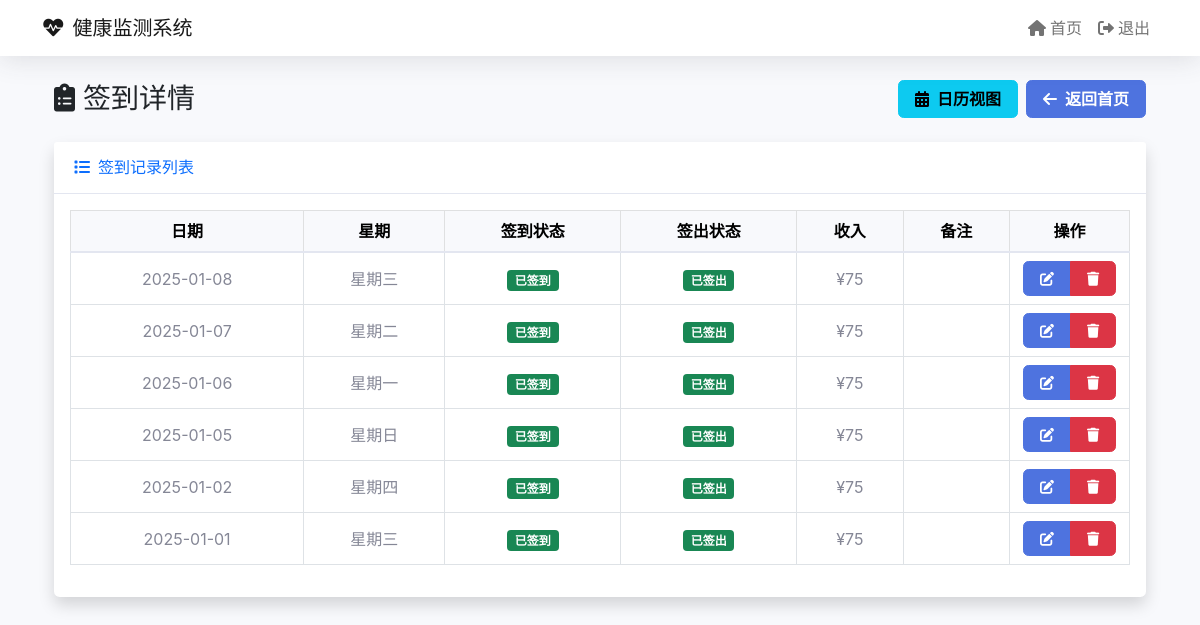
The page /checkin_detail (signed in) on the database its author committed.
### tables this page shows
CREATE TABLE checkin_records
                 (id INTEGER PRIMARY KEY AUTOINCREMENT,
                  date TEXT NOT NULL,
                  day_of_week TEXT NOT NULL,
                  checkin BOOLEAN NOT NULL,
                  checkout BOOLEAN NOT NULL,
                  notes TEXT,
                  income DECIMAL(10,2));

### app.py (the view)
@app.route('/checkin_detail')
@login_required
def checkin_detail():
    page = request.args.get('page', 1, type=int)
    per_page = 10
    db = get_db()
    records = db.execute('''
        WITH daily_records AS (
            SELECT
                id,
                date,
                day_of_week,
                MAX(checkin) as checkin_status,
                MAX(checkout) as checkout_status,
                GROUP_CONCAT(notes, ' ') as all_notes
            FROM (
                SELECT
                    id,
                    date,
                    day_of_week,
                    checkin,
                    checkout,
                    notes
                FROM checkin_records
                ORDER BY id DESC
            )
            GROUP BY date
        )
        SELECT
            id,
            date,
            day_of_week,
            checkin_status,
            checkout_status,
            CASE
                WHEN checkin_status = 1 AND checkout_status = 1 THEN 75
                ELSE 0
            END as total_income,
            all_notes
        FROM daily_records
        ORDER BY date DESC
        LIMIT ? OFFSET ?
    ''', [per_page, (page - 1) * per_page]).fetchall()
    total = db.execute('''
        SELECT COUNT(DISTINCT date)
        FROM checkin_records
    ''').fetchone()[0]
    formatted_records = []
    for record in records:
        formatted_records.append({
            'id': record['id'],
            'date': record['date'],
            'day_of_week': record['day_of_week'],
            'checkin': record['checkin_status'],
            'checkout': record['checkout_status'],
            'income': record['total_income'],
            'notes': record['all_notes'].strip() if record['all_notes'] else ''
        })
    db.close()
    total_pages = (total + per_page - 1) // per_page
    return render_template('checkindetail.html',
                         records=formatted_records,
                         current_page=page,
                         total_pages=total_pages)

### app.py (called while the page is built)
def login_required(f):
    @wraps(f)
    def decorated_function(*args, **kwargs):
        if 'logged_in' not in session:
            return redirect(url_for('login'))
        return f(*args, **kwargs)
    return decorated_function

### templates/checkindetail.html (shortened to what this page needs)
{% extends "base.html" %}
{% block content %}
<div class="container-fluid">
    <div class="d-sm-flex align-items-center justify-content-between mb-4">
        <h1 class="h3 mb-0 text-gray-800">
            <i class="fas fa-clipboard-list me-2"></i>签到详情
        </h1>
        <div class="d-flex">
            <a href="{{ url_for('checkin_calendar') }}" class="btn btn-info me-2">
                <i class="fas fa-calendar-alt me-2"></i>日历视图
            </a>
            <a href="{{ url_for('landing') }}" class="btn btn-primary">
                <i class="fas fa-arrow-left me-2"></i>返回首页
            </a>
        </div>
    </div>
    <div class="card shadow mb-4">
        <div class="card-header py-3 d-flex justify-content-between align-items-center">
            <h6 class="m-0 font-weight-bold text-primary">
                <i class="fas fa-list me-2"></i>签到记录列表
            </h6>
        </div>
        <div class="card-body">
            <div class="table-responsive">
                <table class="table table-bordered table-hover" width="100%" cellspacing="0">
                    <thead class="table-light">
                        <tr>
                            <th class="text-center">日期</th>
                            <th class="text-center">星期</th>
                            <th class="text-center">签到状态</th>
                            <th class="text-center">签出状态</th>
                            <th class="text-center">收入</th>
                            <th class="text-center">备注</th>
                            <th class="text-center" style="width: 120px;">操作</th>
                        </tr>
                    </thead>
                    <tbody>
                        {% for record in records %}
                        <tr>
                            <td class="text-center align-middle">{{ record['date'] }}</td>
                            <td class="text-center align-middle">{{ record['day_of_week'] }}</td>
                            <td class="text-center align-middle">
                                {% if record['checkin'] %}
                                <span class="badge bg-success">已签到</span>
                                {% else %}
                                <span class="badge bg-danger">未签到</span>
                                {% endif %}
                            </td>
                            <td class="text-center align-middle">
                                {% if record['checkout'] %}
                                <span class="badge bg-success">已签出</span>
                                {% else %}
                                <span class="badge bg-danger">未签出</span>
                                {% endif %}
                            </td>
                            <td class="text-center align-middle">¥{{ record['income'] }}</td>
                            <td class="align-middle">{{ record['notes'] }}</td>
                            <td class="text-center align-middle">
                                <div class="btn-group">
                                    <button type="button" class="btn btn-primary btn-sm"
                                            data-bs-toggle="modal"
                                            data-bs-target="#editModal{{ record['id'] }}"
                                            title="编辑">
                                        <i class="fas fa-edit"></i>
                                    </button>
                                    <button type="button" class="btn btn-danger btn-sm"
                                            data-bs-toggle="modal"
                                            data-bs-target="#deleteModal{{ record['id'] }}"
                                            title="删除">
                                        <i class="fas fa-trash"></i>
                                    </button>
                                </div>
                            </td>
                        </tr>
                        {% endfor %}
                    </tbody>
                </table>
            </div>
        </div>
    </div>
</div>
{% endblock %}

### templates/base.html (style rules this page uses)
:root { --primary-color: #4e73df; --secondary-color: #858796; --success-color: #1cc88a; --info-color: #36b9cc; --warning-color: #f6c23e; --danger-color: #e74a3b; }
body { background-color: #f8f9fc; font-family: 'Nunito', -apple-system, BlinkMacSystemFont, "Segoe UI", Roboto, "Helvetica Neue", Arial, sans-serif; }
.card { border: none; border-radius: .35rem; box-shadow: 0 .15rem 1.75rem 0 rgba(58,59,69,.15); }
.card-header { background-color: white; border-bottom: 1px solid #e3e6f0; padding: 1rem 1.25rem; }
.btn { border-radius: .35rem; padding: .375rem 1rem; font-weight: 600; }
.btn-primary { background-color: var(--primary-color); border-color: var(--primary-color); }
.table { color: #858796; }
.table thead th { background-color: #f8f9fc; border-bottom: 2px solid #e3e6f0; }

### rows shown on the page
checkin_records: date "2025-01-08", day_of_week "星期三", income "75"
checkin_records: date "2025-01-07", day_of_week "星期二", income "75"
checkin_records: date "2025-01-06", day_of_week "星期一", income "75"
checkin_records: date "2025-01-05", day_of_week "星期日", income "75"
checkin_records: date "2025-01-02", day_of_week "星期四", income "75"
checkin_records: date "2025-01-01", day_of_week "星期三", income "75"
